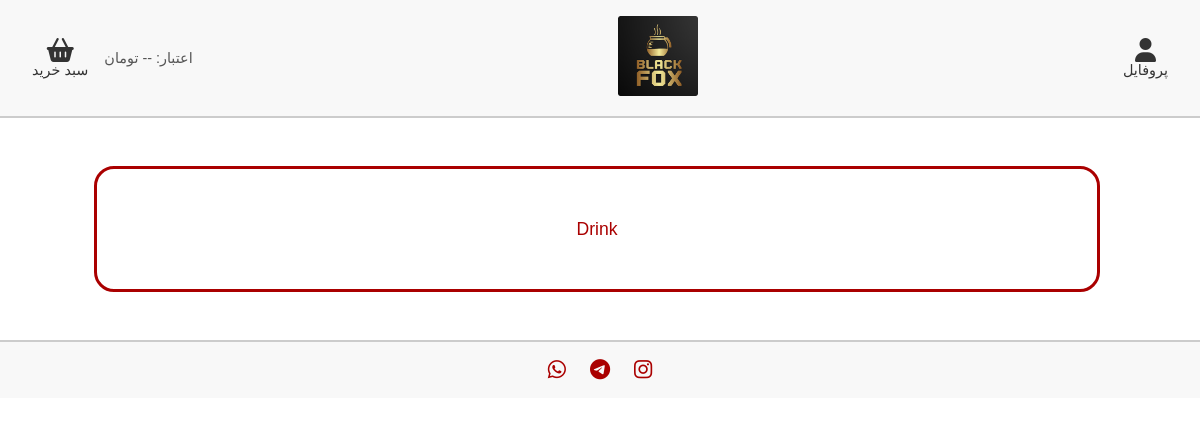
Before: / with the older database file.
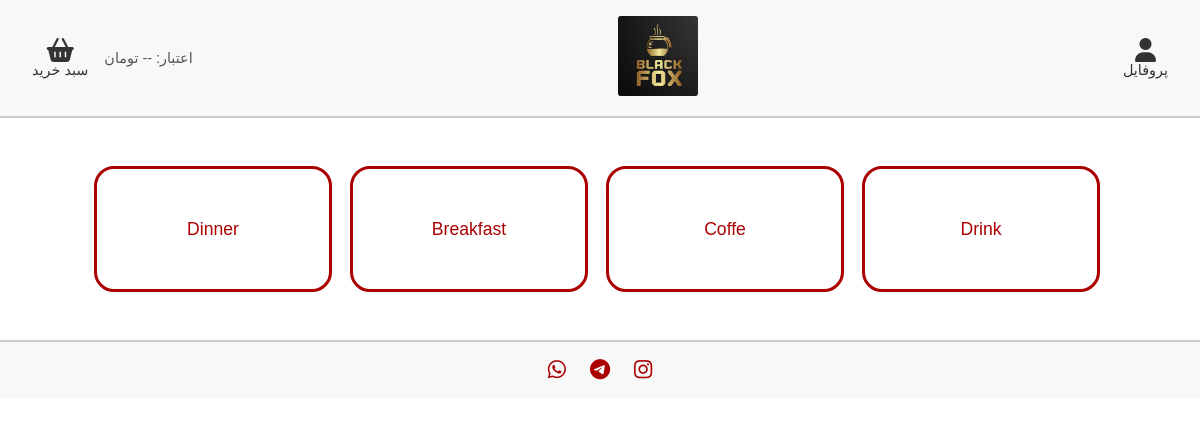
After: the same page with the newer database file.
### menu/models.py (models this page shows, shortened)
class Category(models.Model):
    name = models.CharField(max_length=100, unique=True)

### menu/views.py (the view)
# urls.py: path('', menu_view, name='menu'),
def menu_view(request):
    categories = Category.objects.prefetch_related('items').all()
    return render(request, 'menu.html', {'categories': categories})

### templates/menu.html (shortened to what this page needs)
<!DOCTYPE html>
<html lang="fa" dir="rtl">
  <head>
      {% load static %}
    <link rel="stylesheet" href="https://cdnjs.cloudflare.com/ajax/libs/font-awesome/6.4.0/css/all.min.css">
    <link rel="stylesheet" href="/static/css/menu.css">
  </head>
  <body>
    <header class="header">
      <div class="header-right">
        <a href="/profile" class="icon-button">
          <i class="fas fa-user"></i>
          <span>پروفایل</span>
        </a>
      </div>
      <div class="header-center">
        <img src="/media/images/logo.png" alt="لوگو" class="logo">
      </div>
      <div class="header-left">
        <div class="credit">اعتبار: -- تومان</div>
        <a href="/cart" class="icon-button">
          <i class="fas fa-shopping-basket"></i>
          <span>سبد خرید</span>
        </a>
      </div>
    </header>
    <main class="main">
      <div class="categories-grid">
        {% for category in categories %}
        <div class="category-card">
          <span>{{ category.name }}</span>
        </div>
        {% endfor %}
      </div>
    </main>
    <footer class="footer">
      <div class="social-icons">
        <a href="#"><i class="fab fa-instagram"></i></a>
        <a href="#"><i class="fab fa-telegram"></i></a>
        <a href="#"><i class="fab fa-whatsapp"></i></a>
      </div>
    </footer>
  </body>
</html>

### static/css/menu.css (style rules this page uses)
body { font-family: 'Vazir', sans-serif; margin: 0; padding: 0; direction: rtl; background-color: #fff; }
.header { display: flex; justify-content: space-between; align-items: center; padding: 1rem 2rem; border-bottom: 2px solid #ccc; background-color: #f8f8f8; }
.header-right, .header-left { display: flex; align-items: center; gap: 1rem; }
.icon-button { display: flex; flex-direction: column; align-items: center; text-decoration: none; color: #333; font-size: 0.9rem; }
.icon-button i { font-size: 1.5rem; }
.header-center .logo { width: 80px; height: auto; }
.credit { font-size: 0.9rem; color: #555; }
.main { padding: 2rem; }
.categories-grid { display: grid; grid-template-columns: repeat(auto-fit, minmax(150px, 1fr)); gap: 1.5rem; justify-content: center; max-width: 1000px; margin: 0 auto; padding: 1rem; }
.category-card { width: 100%; height: 120px; border: 3px solid #aa0000; border-radius: 20px; display: flex; justify-content: center; align-items: center; color: #aa0000; font-size: 1.1rem; background-color: #fff; transition: 0.3s; }
.footer { padding: 1rem; border-top: 2px solid #ccc; display: flex; justify-content: center; background-color: #f8f8f8; }
.social-icons { display: flex; gap: 1.5rem; }
.social-icons a { color: #aa0000; font-size: 1.3rem; text-decoration: none; transition: color 0.3s; }

Changed rows visible on the page:
added Category: name "Coffe"
added Category: name "Breakfast"
added Category: name "Dinner"
